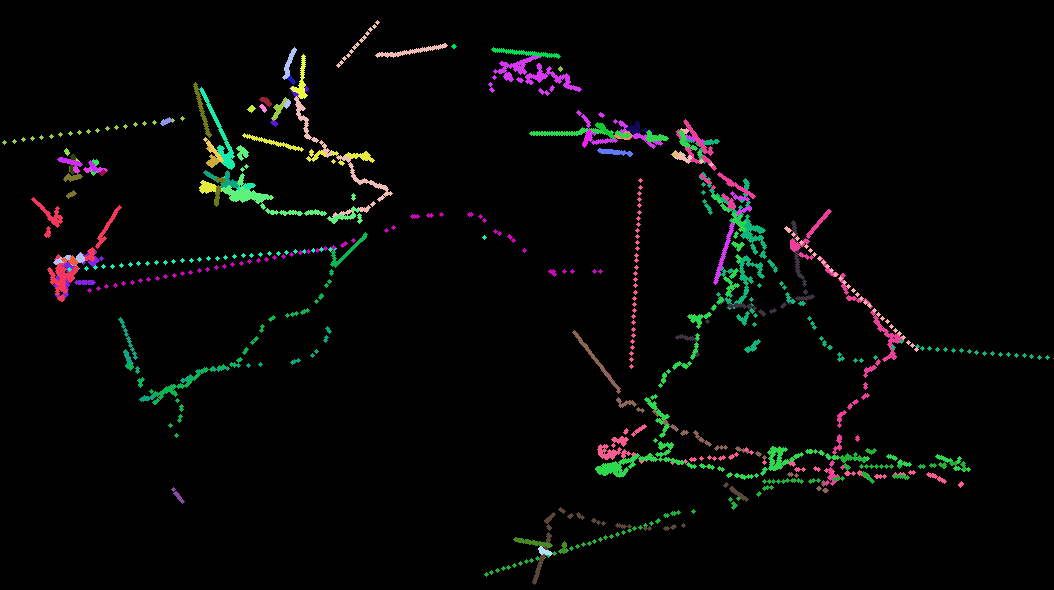
#> input picture motion_paths02_torchid_osnet.png, 1054 x 590 px
$ jupyter execute 01.ipynb
#> lines starting #> are read from the running program, lines starting #| are printed output that depends on the picture; after the words box and inside, x2 and y2 are one past the last pixel; in counts of white or black regions, pixels touching at a corner belong together
[cell 1]
#similarity calculation

[cell 2]
import cv2
import numpy as np

# Load image
img = cv2.imread('motion_paths02_torchid_osnet.png')
#> img is the input picture: shape (590, 1054, 3); mean B, G, R 5.5, 6.4, 5.6

# Remove black background pixels
mask = np.any(img != [0, 0, 0], axis=-1)
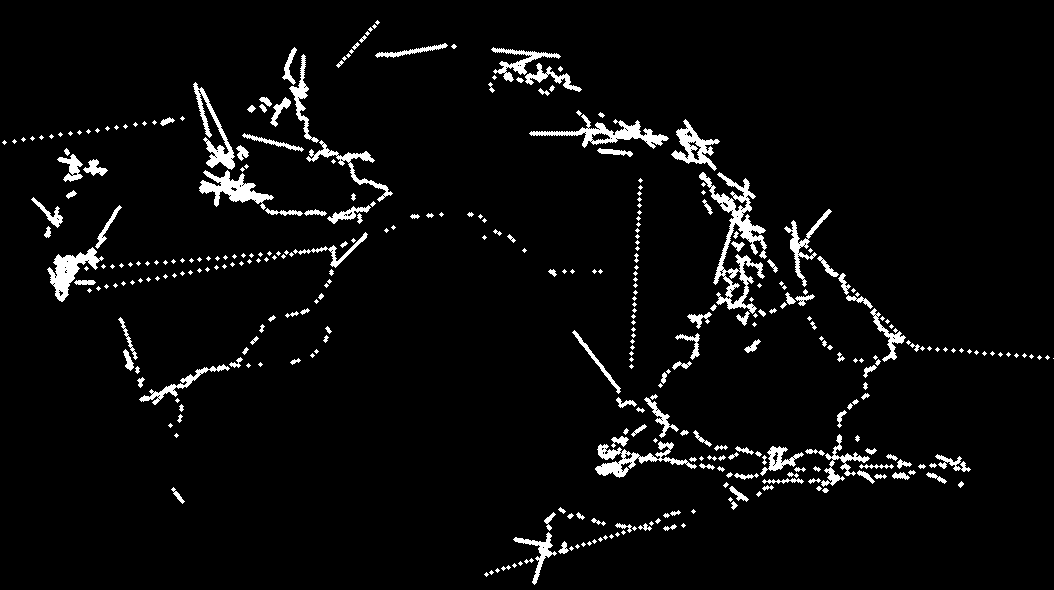
#> mask: shape (590, 1054) bool; 4.4% white; 366 white regions (201 under 20 px), largest, box (x1, y1, x2, y2) and area: (699, 172, 767, 314) 2551, (529, 114, 669, 149) 1320, (199, 170, 274, 210) 1154
colored_pixels = img[mask]

# Get unique colors
unique_colors = np.unique(colored_pixels.reshape(-1, 3), axis=0)
#> unique_colors = 53 rows, first 8: [8, 68, 49], [21, 136, 70], [22, 120, 110], [36, 136, 71], [37, 218, 181], [44, 117, 124], [50, 202, 15], [54, 32, 155]

print(f"Number of unique colors: {len(unique_colors)}")
#| Number of unique colors: 53
# print("Colors (BGR):")
# print(unique_colors)
